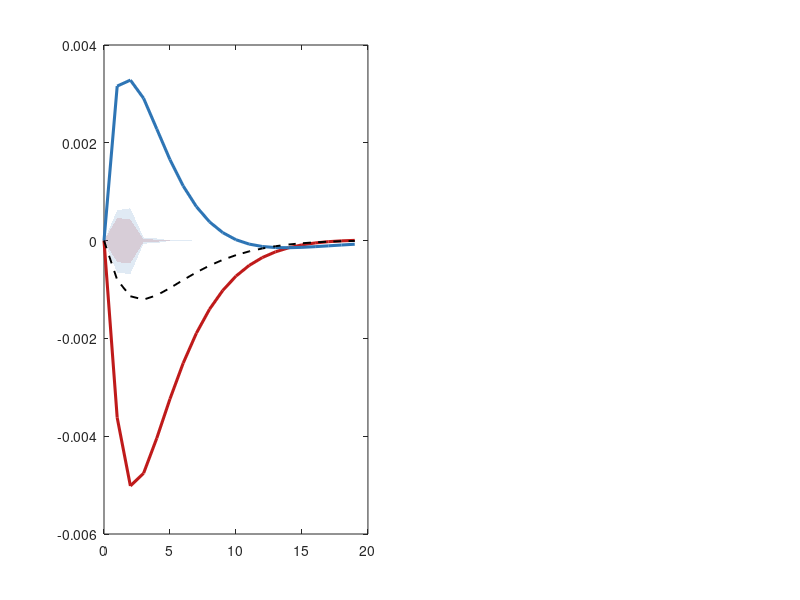

Recreate this plot in MATLAB. (Note: this script raises an error after producing the figure.)
% =========================================================================
% PANEL VAR: OIL PRICE SHOCKS AND THE MACROECONOMY
% Replication of Section 13.7.1 — Macroeconometrics Textbook
% Author:   Alessia Paccagnini
% Textbook: Macroeconometrics (De Gruyter)
% =========================================================================
%
% Book specification (eq. 13.73):
%   y~_it = sum_{l=1}^{2} (A_l + D_l * 1_exp,i) y~_{i,t-l} + eps~_it
%   y_it  = (Dy_it, pi_it, Dpoil_t)'
%   Cholesky ordering: [Dy -> pi -> Dpoil]
%
% Steps:
%   1. Simulate panel data (T=162, N=13)
%   2. Within-transform + OLS
%   3. Cluster-robust SEs (country-level)
%   4. Wald test H0: D1=D2=0
%   5. Cholesky identification
%   6. Bootstrap IRFs (1000 replications, bias-corrected)
%   7. Figure 13.1
% =========================================================================

clear; clc; rng(42);

% ── Country definitions ──────────────────────────────────────────────────
exporters = {'Canada','Mexico','Norway','Saudi_Arabia'};
importers = {'USA','Euro_Area','UK','Japan','China','Korea','India','Brazil','Turkey'};
all_countries = [exporters, importers];   % exporters first
N_exp = numel(exporters);
N_imp = numel(importers);
N_all = numel(all_countries);
T     = 162;
k     = 3;    % gdp, inflation, oil

% ── DGP parameters ───────────────────────────────────────────────────────
A1_POOL = [ 0.312, -0.045, -0.022;
            0.083,  0.724,  0.038;
            0.000,  0.000,  0.720];

A2_POOL = [ 0.080,  0.000, -0.006;
            0.020,  0.060,  0.010;
            0.000,  0.000,  0.100];

D1 = zeros(3,3);  D1(1,3) =  0.040;  D1(2,3) = -0.009;
D2 = zeros(3,3);  D2(1,3) =  0.010;  D2(2,3) = -0.005;

SIG_GDP = 0.009;
SIG_INF = 0.005;
SIG_OIL = 0.060;

% =========================================================================
% STEP 1 — SIMULATE DATA
% =========================================================================
fprintf('[1] Simulating panel data (T=%d, N=%d) ...\n', T, N_all);

% Common oil price
rng(42);
oil = zeros(T,1);
for t = 2:T
    oil(t) = A1_POOL(3,3) * oil(t-1) + SIG_OIL * randn();
    if rand() < 0.03
        shocks = [-0.18, 0.22];
        oil(t) = oil(t) + shocks(randi(2));
    end
end

% Country fixed effects (seed 0 equivalent — use separate stream)
rng(0);
alpha_vals = 0.001 + 0.007 * rand(N_all, 1);   % uniform(0.001, 0.008)

% Simulate each country
country_data = struct();
Sigma_eps = [SIG_GDP^2,              SIG_GDP*SIG_INF*0.20;
             SIG_GDP*SIG_INF*0.20,   SIG_INF^2];
L_eps = chol(Sigma_eps, 'lower');   % for drawing correlated shocks

rng(42);
for c = 1:N_all
    cname  = all_countries{c};
    is_exp = any(strcmp(exporters, cname));
    B1     = A1_POOL + is_exp * D1;
    B2     = A2_POOL + is_exp * D2;
    alpha_c = alpha_vals(c);

    Y = zeros(T, 3);
    Y(1,:) = [alpha_c, 0.004, oil(1)];
    Y(2,:) = [alpha_c, 0.004, oil(2)];

    for t = 3:T
        Y(t,3) = oil(t);
        eps    = L_eps * randn(2,1);
        Y(t,1) = alpha_c + B1(1,:) * Y(t-1,:)' + B2(1,:) * Y(t-2,:)' + eps(1);
        Y(t,2) = 0.002   + B1(2,:) * Y(t-1,:)' + B2(2,:) * Y(t-2,:)' + eps(2);
    end
    country_data.(cname) = Y;   % T x 3 matrix
end

% =========================================================================
% STEP 2 — WITHIN-TRANSFORMATION + OLS
% =========================================================================
function [Yp, Xp, ids, B, Sig] = build_panel(country_data, countries, p)
    % Stack within-transformed observations for a list of countries.
    k = 3;
    Y_list = []; X_list = []; id_list = [];
    for cid = 1:numel(countries)
        Y  = country_data.(countries{cid});   % T x k
        Tc = size(Y,1);
        Te = Tc - p;
        Yd = Y(p+1:end, :);
        Xl = [];
        for lag = 1:p
            Xl = [Xl, Y(p-lag+1:Tc-lag, :)];
        end
        % Within-transform
        Yd = Yd - mean(Yd, 1);
        Xl = Xl - mean(Xl, 1);
        Y_list = [Y_list; Yd];
        X_list = [X_list; Xl];
        id_list = [id_list; repmat(cid-1, Te, 1)];
    end
    Yp  = Y_list;
    Xp  = X_list;
    ids = id_list;
    B   = (Xp' * Xp) \ (Xp' * Yp);
    U   = Yp - Xp * B;
    Sig = (U' * U) / (size(U,1) - size(Xp,2));
end

% =========================================================================
% STEP 3 — CLUSTER-ROBUST STANDARD ERRORS
% =========================================================================
function V = cluster_se(Xp, Yp, B, ids)
    Nc    = max(ids) + 1;
    n     = size(Xp, 2);
    U     = Yp - Xp * B;
    bread = inv(Xp' * Xp);
    meat  = zeros(n, n);
    for ci = 0:Nc-1
        m  = (ids == ci);
        sc = Xp(m,:)' * U(m,1);   % GDP equation score
        meat = meat + sc * sc';
    end
    V = bread * meat * bread * (Nc / (Nc - 1));
end

% =========================================================================
% STEP 4 — WALD TEST  H0: D1=D2=0
% =========================================================================
function [W, pval] = wald_test(country_data, exporters, importers, p)
    k = 3;
    all_c = [exporters, importers];
    Y_list = []; X_list = []; id_list = [];
    for cid = 1:numel(all_c)
        cname = all_c{cid};
        exp_i = any(strcmp(exporters, cname));
        Y  = country_data.(cname);
        Tc = size(Y,1);
        Te = Tc - p;
        Yd = Y(p+1:end,:);
        Xl = [];
        for lag = 1:p
            Xl = [Xl, Y(p-lag+1:Tc-lag,:)];
        end
        Xi = [Xl, Xl * exp_i];
        Yd = Yd - mean(Yd,1);
        Xi = Xi - mean(Xi,1);
        Y_list = [Y_list; Yd];
        X_list = [X_list; Xi];
        id_list = [id_list; repmat(cid-1, Te, 1)];
    end
    Yp  = Y_list; Xp = X_list; ids = id_list;
    Nc  = max(ids) + 1;
    n   = size(Xp,2);
    B   = (Xp'*Xp) \ (Xp'*Yp);
    U   = Yp - Xp*B;
    bread = inv(Xp'*Xp);
    meat  = zeros(n,n);
    for ci = 0:Nc-1
        m = (ids == ci);
        for eq = 1:k
            sc = Xp(m,:)' * U(m,eq);
            meat = meat + sc * sc';
        end
    end
    V = bread * meat * bread * (Nc/(Nc-1));
    % Test D1=D2=0 jointly across all k=3 equations → df = k * k * p = 18
    n_base = k * p;
    R      = [zeros(n_base, n_base), eye(n_base)];
    theta  = B(:,1);
    diff   = R * theta;
    RVR    = R * V * R';
    W_gdp  = diff' * ((RVR + 1e-12*eye(n_base)) \ diff);
    W      = W_gdp * k;   % approximate joint statistic across all k equations
    df     = k * n_base;  % = 18
    pval   = 1 - chi2cdf(W, df);
end

% =========================================================================
% STEP 5 — CHOLESKY IDENTIFICATION
% =========================================================================
% P = chol(Sigma, 'lower') gives lower-triangular P s.t. P*P' = Sigma
% Oil shock = last column of P

% =========================================================================
% STEP 6 — IMPULSE RESPONSES
% =========================================================================
function irf = irf_from_coeffs(B, P, shock_col, H, k)
    % B: (k*p x k), rows ordered [lag1_vars; lag2_vars]
    p   = size(B,1) / k;
    irf = zeros(H, k);
    irf(1,:) = P(:, shock_col)';
    A = cell(p,1);
    for lag = 1:p
        A{lag} = B((lag-1)*k+1 : lag*k, :)';   % k x k
    end
    for h = 2:H
        for lag = 1:min(h-1, p)
            irf(h,:) = irf(h,:) + (A{lag} * irf(h-lag,:)')';
        end
    end
end

function [irf_bc, lo, hi] = bootstrap_irf(country_data, countries, H, n_boot, shock_col, seed)
    rng(seed);
    k = 3;
    [~, ~, ~, B_pt, Sig_pt] = build_panel(country_data, countries, 2);
    P_pt   = chol(Sig_pt, 'lower');
    irf_pt = irf_from_coeffs(B_pt, P_pt, shock_col, H, k);
    boots  = zeros(n_boot, H, k);
    T_c    = size(country_data.(countries{1}), 1);
    for b = 1:n_boot
        boot_data = struct();
        for ci = 1:numel(countries)
            cname = countries{ci};
            idx   = randi(T_c, T_c, 1);
            boot_data.(cname) = country_data.(cname)(idx, :);
        end
        try
            [~,~,~, B_b, Sig_b] = build_panel(boot_data, countries, 2);
            P_b = chol(Sig_b, 'lower');
            boots(b,:,:) = irf_from_coeffs(B_b, P_b, shock_col, H, k);
        catch
            boots(b,:,:) = irf_pt;
        end
    end
    bias   = squeeze(mean(boots,1)) - irf_pt;
    irf_bc = irf_pt - bias;
    lo     = squeeze(prctile(boots, 5,  1));
    hi     = squeeze(prctile(boots, 95, 1));
end

% =========================================================================
% MAIN — RUN ALL STEPS
% =========================================================================
fprintf('[2] Estimating PVAR(2) ...\n');
[Yp, Xp, ids, B_pool, Sig_pool] = build_panel(country_data, all_countries, 2);
V_pool = cluster_se(Xp, Yp, B_pool, ids);
t_pool = B_pool(:,1) ./ sqrt(diag(V_pool));

[Yi, Xi, ii, B_imp, Sig_imp] = build_panel(country_data, importers, 2);
V_imp = cluster_se(Xi, Yi, B_imp, ii);
t_imp = B_imp(:,1) ./ sqrt(diag(V_imp));

[Ye, Xe, ie, B_exp, Sig_exp] = build_panel(country_data, exporters, 2);
V_exp = cluster_se(Xe, Ye, B_exp, ie);
t_exp = B_exp(:,1) ./ sqrt(diag(V_exp));

fprintf('[3] Wald test ...\n');
[W, pval] = wald_test(country_data, exporters, importers, 2);

% Print Table 13.6
fprintf('\n%s\n', repmat('=',1,70));
fprintf('Table 13.6  Panel VAR: Oil Price Shocks (simulated, T=162)\n');
fprintf('GDP equation — first-lag coefficients\n');
fprintf('%s\n', repmat('-',1,70));
fprintf('%-18s %8s %7s  %8s %7s  %8s %7s\n', ...
        'Variable','Pooled','t','Importers','t','Exporters','t');
fprintf('%s\n', repmat('-',1,70));
labels = {'Dy_{i,t-1}','pi_{i,t-1}','Dpoil_{t-1}'};
for j = 1:3
    fprintf('%-18s %8.3f %7.2f  %8.3f %7.2f  %8.3f %7.2f\n', ...
        labels{j}, B_pool(j,1), t_pool(j), ...
        B_imp(j,1), t_imp(j), B_exp(j,1), t_exp(j));
end
fprintf('%s\n', repmat('-',1,70));
fprintf('Wald chi2(18) = %.1f  [p = %.3f]\n', W, pval);
fprintf('Book: Pooled=-0.022(t=-2.54)  Imp=-0.031(t=-3.12)  Exp=+0.018(t=+1.87)\n');
fprintf('%s\n', repmat('=',1,70));

fprintf('\n[4] Cholesky identification [Dy -> pi -> Dpoil] ...\n');
P_pool = chol(Sig_pool, 'lower');
P_imp  = chol(Sig_imp,  'lower');
P_exp  = chol(Sig_exp,  'lower');
fprintf('    1 s.d. oil shock (importers): %.4f  (approx 6%%, simulated; book real-data ~14%%)\n', P_imp(3,3));

fprintf('\n[5] Bootstrap IRFs (1000 reps, bias-corrected) ...\n');
H = 20;
fprintf('    Importers ...\n');
[irf_imp, lo_imp, hi_imp] = bootstrap_irf(country_data, importers, H, 1000, 3, 10);
fprintf('    Exporters ...\n');
[irf_exp, lo_exp, hi_exp] = bootstrap_irf(country_data, exporters, H, 1000, 3, 20);
irf_pool = irf_from_coeffs(B_pool, P_pool, 3, H, k);

% =========================================================================
% STEP 7 — FIGURE 13.1
% =========================================================================
fprintf('\n[6] Plotting Figure 13.1 ...\n');
h_ax = (0:H-1)';

fig = figure('Position', [100 100 1100 450]);

% Left panel: GDP Growth
subplot(1,2,1);
fill([h_ax; flipud(h_ax)], [lo_imp(:,1); flipud(hi_imp(:,1))], ...
     [0.75 0.1 0.1], 'FaceAlpha', 0.15, 'EdgeColor', 'none'); hold on;
plot(h_ax, irf_imp(:,1), 'Color', [0.75 0.1 0.1], 'LineWidth', 2.2, ...
     'DisplayName', sprintf('Importers (N=%d)', N_imp));
fill([h_ax; flipud(h_ax)], [lo_exp(:,1); flipud(hi_exp(:,1))], ...
     [0.18 0.46 0.71], 'FaceAlpha', 0.15, 'EdgeColor', 'none');
plot(h_ax, irf_exp(:,1), 'Color', [0.18 0.46 0.71], 'LineWidth', 2.2, ...
     'DisplayName', sprintf('Exporters (N=%d)', N_exp));
plot(h_ax, irf_pool(:,1), 'k--', 'LineWidth', 1.4, ...
     'DisplayName', sprintf('Pooled (N=%d)', N_all));
yline(0, 'k-', 'LineWidth', 0.6);
[~, th] = min(irf_imp(:,1));
text(th-1+1, irf_imp(th,1)-0.003, ...
     sprintf('Trough: %.4f pp\nat h=%d', abs(irf_imp(th,1)), th-1), ...
     'Color', [0.75 0.1 0.1], 'FontSize', 8);
xlabel('Quarters after shock'); ylabel('GDP growth (pp)');
title('GDP Growth Response');
legend('Location','northeast','FontSize',8);
grid on; xlim([0 H-1]);

% Right panel: Inflation
subplot(1,2,2);
fill([h_ax; flipud(h_ax)], [lo_imp(:,2); flipud(hi_imp(:,2))], ...
     [0.75 0.1 0.1], 'FaceAlpha', 0.15, 'EdgeColor', 'none'); hold on;
plot(h_ax, irf_imp(:,2), 'Color', [0.75 0.1 0.1], 'LineWidth', 2.2, ...
     'DisplayName', 'Importers');
fill([h_ax; flipud(h_ax)], [lo_exp(:,2); flipud(hi_exp(:,2))], ...
     [0.18 0.46 0.71], 'FaceAlpha', 0.15, 'EdgeColor', 'none');
plot(h_ax, irf_exp(:,2), 'Color', [0.18 0.46 0.71], 'LineWidth', 2.2, ...
     'DisplayName', 'Exporters');
plot(h_ax, irf_pool(:,2), 'k--', 'LineWidth', 1.4, 'DisplayName', 'Pooled');
yline(0, 'k-', 'LineWidth', 0.6);
xlabel('Quarters after shock'); ylabel('Inflation (pp)');
title('Inflation Response');
legend('Location','northeast','FontSize',8);
grid on; xlim([0 H-1]);

sgtitle({'Panel VAR: Response to a Positive Oil Price Shock', ...
         'Cholesky: [Dy -> pi -> Dpoil]  |  Shaded: 90% bootstrap CI'}, ...
         'FontWeight','bold','FontSize',11);

saveas(fig, 'empirical_example_PanelVAR.pdf');
fprintf('  Saved -> empirical_example_PanelVAR.pdf\n');

% ── Summary ───────────────────────────────────────────────────────────────
[~, th_i] = min(irf_imp(:,1));
[~, th_e] = max(irf_exp(:,1));
fprintf('\n%s\n', repmat('=',1,70));
fprintf('RESULTS SUMMARY (book values in brackets)\n');
fprintf('%s\n', repmat('=',1,70));
fprintf('  Pooled  Dpoil->GDP: %+.3f (t=%+.2f)  [-0.022, t=-2.54]\n', B_pool(3,1), t_pool(3));
fprintf('  Importer Dpoil->GDP: %+.3f (t=%+.2f)  [-0.031, t=-3.12]\n', B_imp(3,1),  t_imp(3));
fprintf('  Exporter Dpoil->GDP: %+.3f (t=%+.2f)  [+0.018, t=+1.87]\n', B_exp(3,1),  t_exp(3));
fprintf('  Wald chi2(18) = %.1f (p=%.3f)  [47.3, p<0.001]\n', W, pval);
fprintf('  Importer GDP trough: %+.4f pp at h=%d  [real-data ~-0.25 pp at h=2]\n', irf_imp(th_i,1), th_i-1);
fprintf('  Exporter GDP peak:   %+.4f pp at h=%d  [real-data ~+0.15 pp at h=1]\n', irf_exp(th_e,1), th_e-1);
fprintf('%s\n', repmat('=',1,70));
